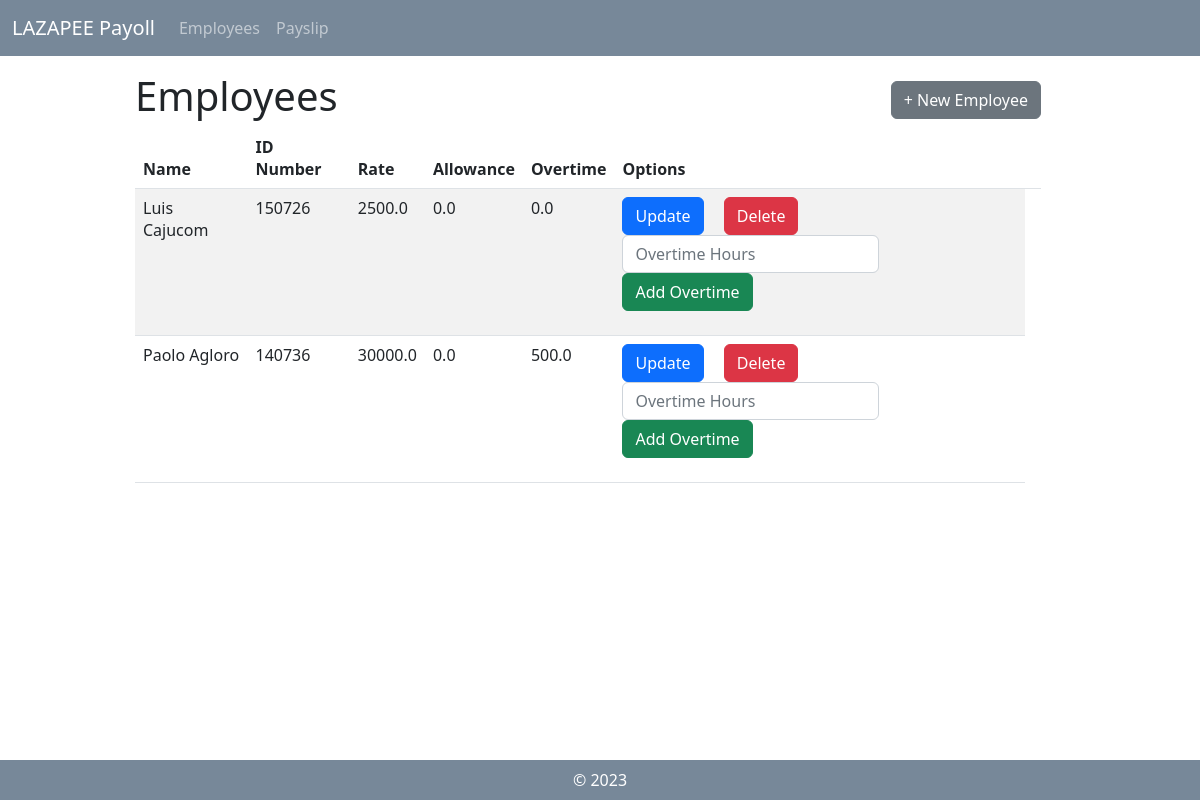
Before: / with the older database file.
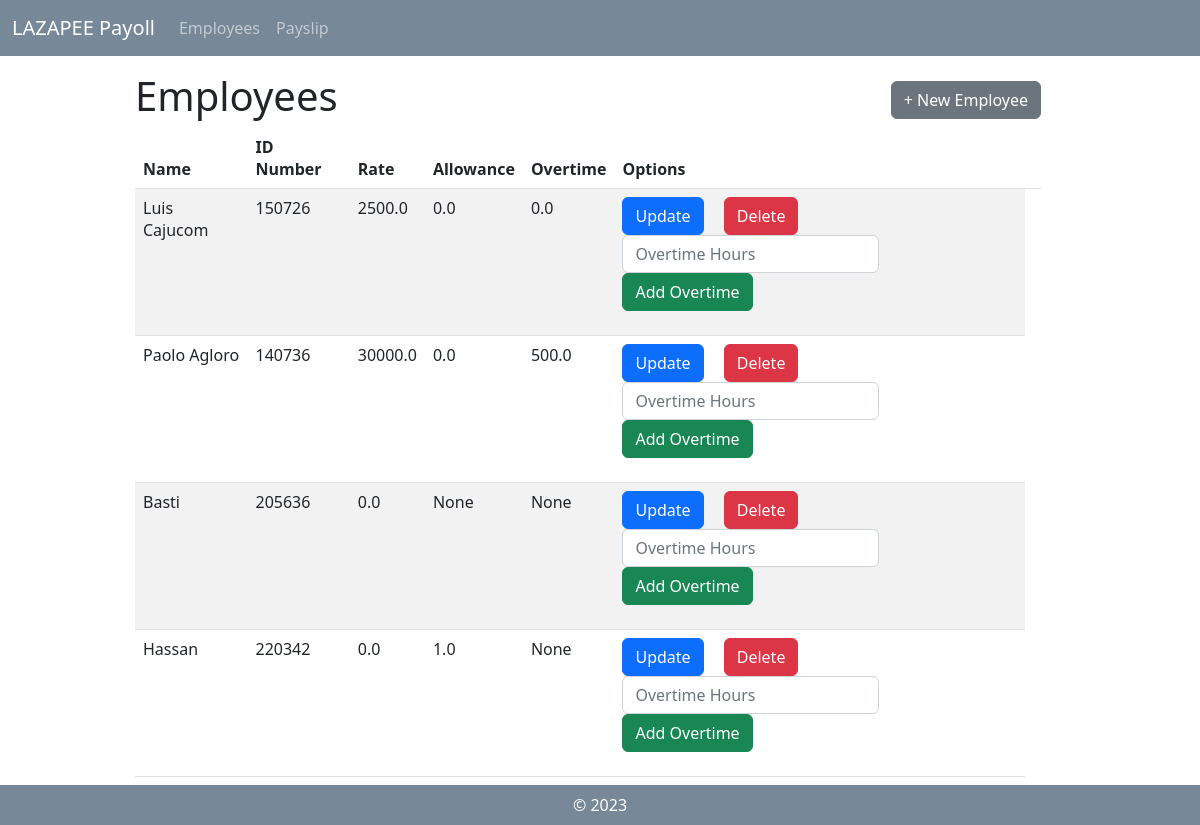
After: the same page with the newer database file.
### payroll_app/models.py (models this page shows, shortened)
class Employee(models.Model):
    name = models.CharField(max_length=255)
    id_number = models.CharField(max_length=20, unique=True)
    rate = models.FloatField()
    overtime_pay = models.FloatField(null = True, blank = True)
    allowance = models.FloatField(null = True, blank = True)

### payroll_app/views.py (the view)
# urls.py: path('', views.view_employee, name='view_employee'),
def view_employee(request):
        employee_objects = Employee.objects.all()
        return render(request, 'payroll_app/view_employee.html',{'employees':employee_objects})

### payroll_app/templates/payroll_app/view_employee.html
{% extends 'payroll_app/base.html' %}
{% load static %}
                {% block content %}
                <div class="row">
                    <div class="mx-auto col-10 col-md-10 col-lg-10 mt-3">
                        <div style="display: flex; align-items: center;">
                            <h1>Employees</h1>
                            <a type="button" class="btn btn-secondary" href="{% url 'create_employee'%}" style="margin-left: auto;">+ New Employee</a>
                        </div>
                        <div class="col-xs-1 center-block">
                            <table class="table table-striped mb-5">
                                <thead>
                                    <th scope="col"> Name </th>
                                    <th scope="col"> ID Number </th>
                                    <th scope="col"> Rate </th>
                                    <th scope="col"> Allowance </th>
                                    <th scope="col"> Overtime </th>
                                    <th scope="col"> Options </th>
                                    <th scope="col">  </th>
                                </thead>
                                <tbody>
                                    {% for d in employees %}
                                    <tr>
                                        <td> {{ d.name }} </td>
                                        <td> {{ d.id_number }} </td>
                                        <td> {{ d.rate }} </td>
                                        <td> {{ d.allowance }} </td>
                                        <td> {{ d.overtime_pay }} </td>
                                        <td>
                                            <form id="employee_update" method="POST">
                                                <div class="form-check-inline">
                                                    <a type="button" class="btn btn-primary" href="#">Update</a>
                                                </div>
                                                <div class="form-check-inline">
                                                    <a type="button" class="btn btn-danger" href="#">Delete</a>
                                                </div>
                                                <br>
                                                <div class="form-check-inline">
                                                    <input type="text" class="form-control" id="overtime_pay" name="overtime_pay" placeholder="Overtime Hours">
                                                </div>
                                                <div class="form-check-inline">
                                                    <a type="button" class="btn btn-Success" href="#">Add Overtime</a>
                                                </div>
                                            </form>
                                        </td>
                                    </tr>
                                    {% endfor %}
                                </tbody>
                            </table>
                        </div>
                    </div>
                </div>
                {% endblock %}

### payroll_app/templates/payroll_app/base.html (shortened to what this page needs)
{% load static %}
<html>
    <head>
        <link rel="stylesheet" href="{% static '/bootstrap/css/bootstrap.min.css' %}">
        <link rel="stylesheet" href="{% static '/bootstrap/css/custom.css' %}">
    </head>
    <body>
        <nav class="navbar navbar-expand-lg navbar-dark bg-custom" style="background-color: lightslategray">
            <div class="container-fluid">
                <a class="navbar-brand" >LAZAPEE Payoll</a>
                <div class="collapse navbar-collapse" id="navbarSupportedContent">
                <ul class="navbar-nav mr-auto">
                    <li class="nav-item active">
                    <a class="nav-link" href="{% url 'view_employee' %}">Employees</a>
                    </li>
                    <li class="nav-item">
                    <a class="nav-link" href="#">Payslip</a>
                    </li>
                </ul>
                </div>
            </div>
        </nav>
        <div class="container">
            <div class="row">
                {% block content %}
                {% endblock %}
            </div>
        </div>
        <footer class="footer bg-custom" style="background-color: lightslategray">
            <div class="container">&copy; 2023</div>
        </footer>
    </body>
</html>

Changed rows visible on the page:
added Employee: name "Basti", id_number "205636", rate "0.0", allowance "None", overtime_pay "None"
added Employee: name "Hassan", id_number "220342", rate "0.0", allowance "1.0", overtime_pay "None"
